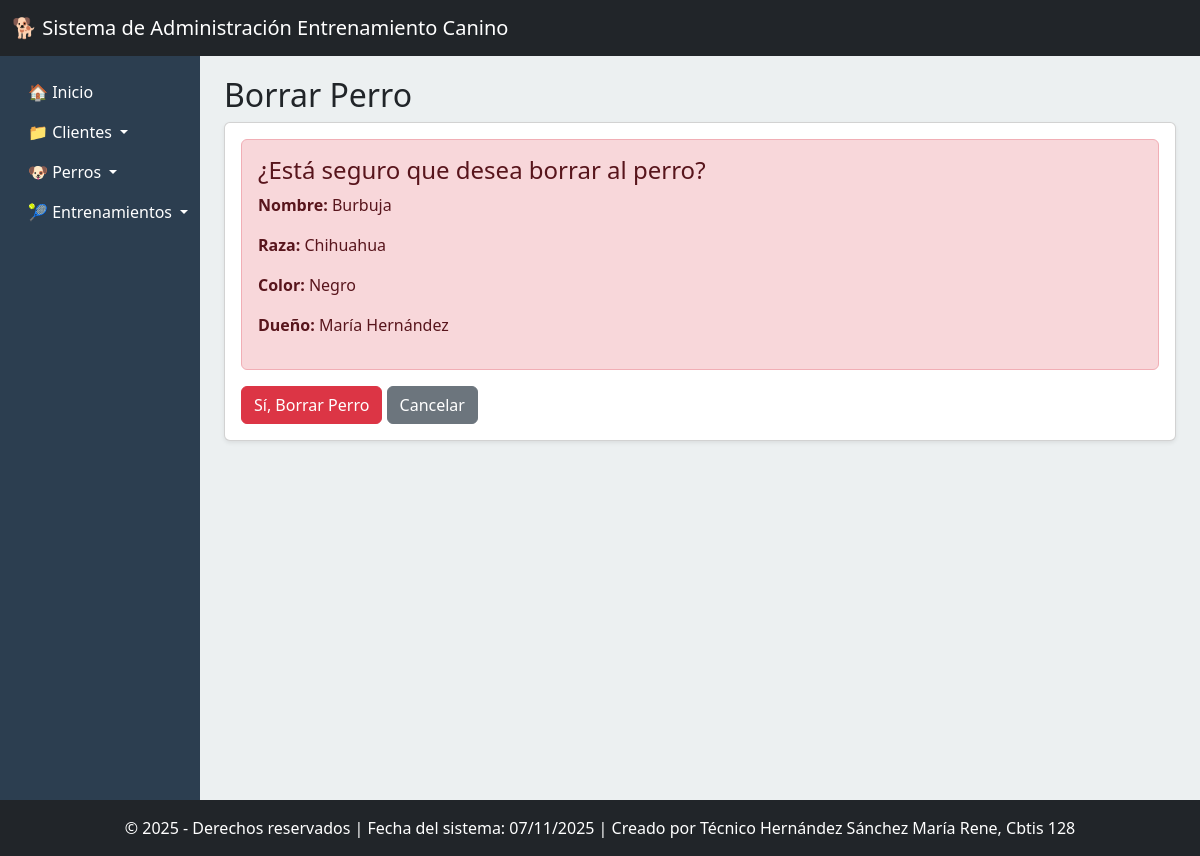
/borrar-perro/1/, run on the app's committed database.
### app_Entrenamiento_Canino/models.py (models this page shows, shortened)
class Perro(models.Model):
    id_perro = models.AutoField(primary_key=True)
    cliente = models.ForeignKey(Cliente, on_delete=models.CASCADE, related_name='perros')
    nombre = models.CharField(max_length=50)
    raza = models.CharField(max_length=50)
    fecha_nacimiento = models.DateField()
    color = models.CharField(max_length=50)
    peso = models.DecimalField(max_digits=5, decimal_places=2)

class Cliente(models.Model):
    id_cliente = models.AutoField(primary_key=True)
    nombre = models.CharField(max_length=100)
    direccion = models.CharField(max_length=100)
    telefono = models.CharField(max_length=20)
    email = models.EmailField(max_length=100, unique=True)
    fecha_registro = models.DateField()
    fecha_nacimiento = models.DateField()
    comentarios = models.CharField(max_length=100, blank=True, null=True)

### app_Entrenamiento_Canino/views.py (the view)
# urls.py: path('borrar-perro/<int:id_perro>/', views.borrar_perro, name='borrar_perro'),
def borrar_perro(request, id_perro):
    perro = get_object_or_404(Perro, id_perro=id_perro)
    if request.method == 'POST':
        perro.delete()
        return redirect('ver_perro')
    return render(request, 'perros/borrar_perro.html', {'perro': perro})

### app_Entrenamiento_Canino/templates/perros/borrar_perro.html (shortened to what this page needs)
{% extends 'base.html' %}
{% block content %}
<div class="row">
    <div class="col-12">
        <h2>Borrar Perro</h2>
        <div class="card shadow-sm">
            <div class="card-body">
                <div class="alert alert-danger">
                    <h4>¿Está seguro que desea borrar al perro?</h4>
                    <p><strong>Nombre:</strong> {{ perro.nombre }}</p>
                    <p><strong>Raza:</strong> {{ perro.raza }}</p>
                    <p><strong>Color:</strong> {{ perro.color }}</p>
                    <p><strong>Dueño:</strong> {{ perro.cliente.nombre }}</p>
                </div>
                <form method="POST">
                    <button type="submit" class="btn btn-danger">Sí, Borrar Perro</button>
                    <a href="{% url 'ver_perro' %}" class="btn btn-secondary">Cancelar</a>
                </form>
            </div>
        </div>
    </div>
</div>
{% endblock %}

### app_Entrenamiento_Canino/templates/base.html (style rules this page uses)
body { background-color: #f8f9fa; padding-top: 56px; }

### data on the page
Perro: nombre "Burbuja", raza "Chihuahua", color "Negro", cliente.nombre "María Hernández"
